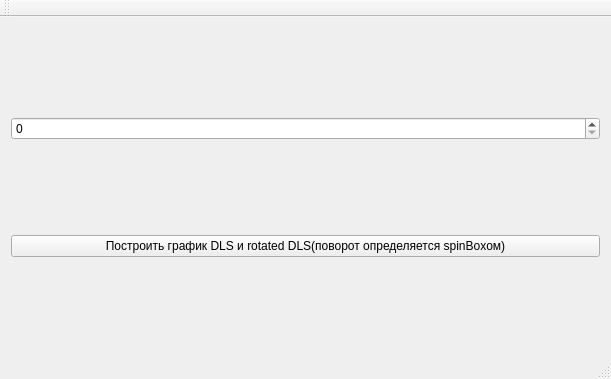
<?xml version="1.0" encoding="UTF-8"?>
<ui version="4.0">
 <class>MainWindow</class>
 <widget class="QMainWindow" name="MainWindow">
  <property name="geometry">
   <rect>
    <x>0</x>
    <y>0</y>
    <width>611</width>
    <height>379</height>
   </rect>
  </property>
  <property name="windowTitle">
   <string>MainWindow</string>
  </property>
  <widget class="QWidget" name="centralWidget">
   <layout class="QGridLayout" name="gridLayout">
    <item row="1" column="0">
     <widget class="QPushButton" name="pushButton">
      <property name="text">
       <string>Построить график DLS и rotated DLS(поворот определяется spinBoxом)</string>
      </property>
     </widget>
    </item>
    <item row="0" column="0">
     <widget class="QSpinBox" name="spinBox"/>
    </item>
   </layout>
   <zorder>spinBox</zorder>
   <zorder>pushButton</zorder>
  </widget>
  <widget class="QMenuBar" name="menuBar">
   <property name="geometry">
    <rect>
     <x>0</x>
     <y>0</y>
     <width>611</width>
     <height>25</height>
    </rect>
   </property>
  </widget>
  <widget class="QToolBar" name="mainToolBar">
   <attribute name="toolBarArea">
    <enum>TopToolBarArea</enum>
   </attribute>
   <attribute name="toolBarBreak">
    <bool>false</bool>
   </attribute>
  </widget>
  <widget class="QStatusBar" name="statusBar"/>
 </widget>
 <layoutdefault spacing="6" margin="11"/>
 <resources/>
 <connections/>
</ui>
